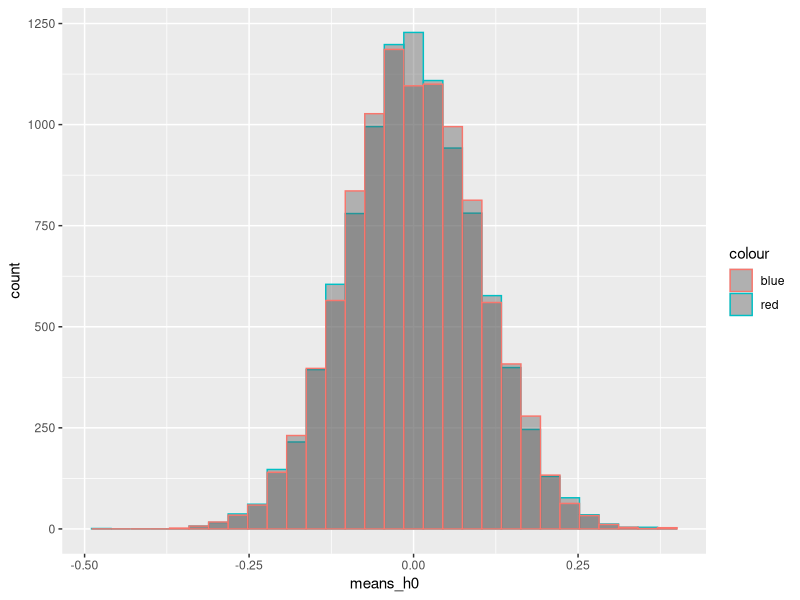
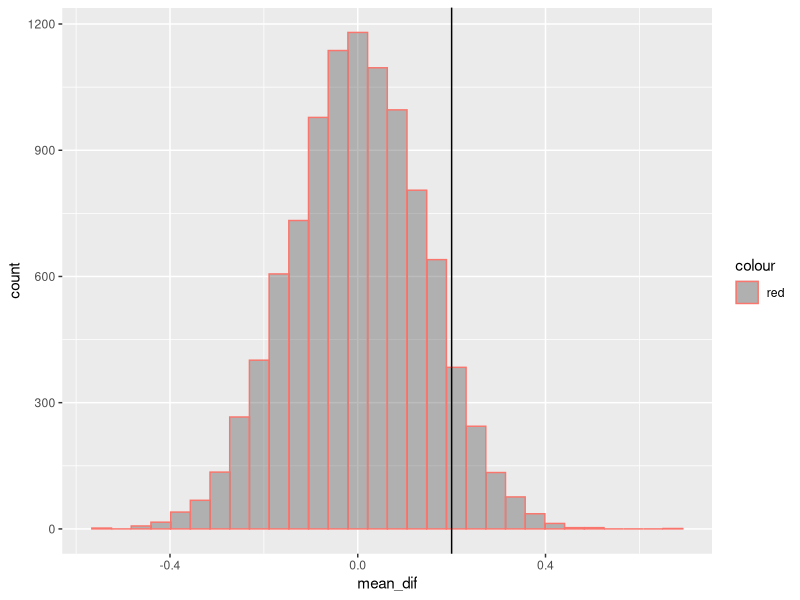

Generate these figures, in order, with R:
## ---- chunk 1
sessionInfo()
## ---- chunk 2
set.seed(666)
## ---- chunk 3
numsim <- 10000
n <- 100
## ---- chunk 4
library(tidyverse)
## ---- chunk 5
means_h0 <- rep(NA, numsim)
means_ha <- rep(NA, numsim)
## ---- chunk 6
for (i in 1:numsim){
  means_h0[i] <- mean(rnorm(n = n, mean = 0, sd = 1))
  means_ha[i] <- mean(rnorm(n = n, mean = 0, sd = 1))
}

data <- as.data.frame(cbind(means_h0,means_ha))
## ---- chunk 7
ggplot(data = data) +
  geom_histogram(aes(x = means_h0, col = 'red'),alpha = 0.4) +
  geom_histogram(aes(x = means_ha, col = 'blue'), alpha = 0.4)
## ---- chunk 8
data <- data %>% 
  mutate(mean_dif = (means_ha - means_h0))

data %>% 
  ggplot()+
  geom_histogram(aes(x = mean_dif, col = 'red'), alpha = 0.4) +
  geom_vline(xintercept = 0.2)
## ---- chunk 9
mean(data$mean_dif > 0.2)
